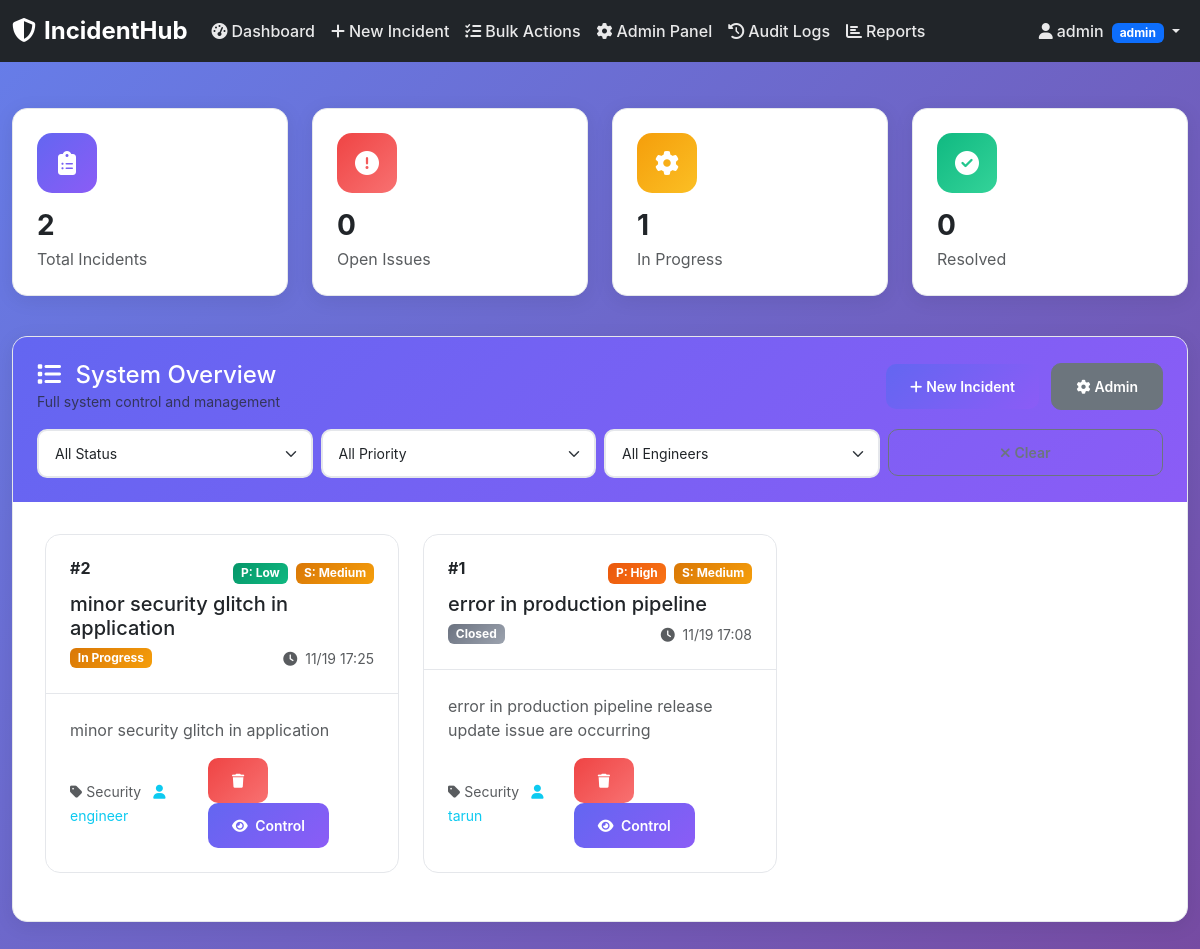
The page /dashboard (signed in) on the database its author committed.
### app.py (models this page shows, shortened)
class Incident(db.Model):
    id = db.Column(db.Integer, primary_key=True)
    title = db.Column(db.String(200), nullable=False)
    description = db.Column(db.Text, nullable=False)
    priority = db.Column(db.String(20), nullable=False)  # low, medium, high, critical
    severity = db.Column(db.String(20), nullable=False)  # low, medium, high, critical
    status = db.Column(db.String(20), nullable=False, default='open')  # open, in_progress, resolved, closed
    category = db.Column(db.String(50), nullable=False)
    created_by = db.Column(db.Integer, db.ForeignKey('user.id'), nullable=False)
    assigned_to = db.Column(db.Integer, db.ForeignKey('user.id'))
    created_at = db.Column(db.DateTime, default=datetime.utcnow)
    updated_at = db.Column(db.DateTime, default=datetime.utcnow, onupdate=datetime.utcnow)
    resolved_at = db.Column(db.DateTime)
    is_deleted = db.Column(db.Boolean, default=False)
    creator = db.relationship('User', foreign_keys=[created_by], backref='created_incidents')
    assignee = db.relationship('User', foreign_keys=[assigned_to], backref='assigned_incidents')

class User(db.Model):
    id = db.Column(db.Integer, primary_key=True)
    username = db.Column(db.String(80), unique=True, nullable=False)
    email = db.Column(db.String(120), unique=True, nullable=False)
    role = db.Column(db.String(20), nullable=False, default='reporter')  # admin, manager, engineer, reporter
    specialization = db.Column(db.String(50))  # devops, network, security, database, frontend, backend
    password_hash = db.Column(db.String(255), nullable=False)
    created_at = db.Column(db.DateTime, default=datetime.utcnow)
    is_active = db.Column(db.Boolean, default=True)
    permissions = db.Column(db.Text)  # JSON string of permissions

### app.py (the view)
@app.route('/dashboard', methods=['GET'])
@login_required
def dashboard():
    user = User.query.get(session['user_id'])
    if user.role == 'reporter':
        incidents = Incident.query.filter_by(created_by=user.id, is_deleted=False).order_by(Incident.created_at.desc()).all()
    elif user.role == 'engineer':
        incidents = Incident.query.filter(
            (Incident.assigned_to == user.id) | (Incident.created_by == user.id),
            Incident.is_deleted == False
        ).order_by(Incident.created_at.desc()).all()
    else:  # admin, manager
        incidents = Incident.query.filter_by(is_deleted=False).order_by(Incident.created_at.desc()).all()
    status_filter = request.args.get('status')
    priority_filter = request.args.get('priority')
    assignee_filter = request.args.get('assignee')
    if status_filter:
        incidents = [i for i in incidents if i.status == status_filter]
    if priority_filter:
        incidents = [i for i in incidents if i.priority == priority_filter]
    if assignee_filter:
        incidents = [i for i in incidents if str(i.assigned_to) == assignee_filter]
    stats = {
        'total': len(incidents),
        'open': len([i for i in incidents if i.status == 'open']),
        'in_progress': len([i for i in incidents if i.status == 'in_progress']),
        'resolved': len([i for i in incidents if i.status == 'resolved'])
    }
    users = User.query.filter_by(is_active=True).all()
    return render_template('dashboard.html', incidents=incidents, stats=stats, users=users)

### app.py (called while the page is built)
def login_required(f):
    @wraps(f)
    def decorated_function(*args, **kwargs):
        if 'user_id' not in session:
            logger.warning(f"Unauthorized access attempt to {request.endpoint}")
            return redirect(url_for('login'))
        return f(*args, **kwargs)
    return decorated_function

### templates/dashboard.html (shortened to what this page needs)
{% extends "base.html" %}
{% block content %}
<div class="container-fluid">
    <div class="row mb-4">
        <div class="col-lg-3 col-md-6 mb-3">
            <div class="stats-card fade-in-up">
                <div class="stats-icon total">
                    <i class="fas fa-clipboard-list"></i>
                </div>
                <h3 class="fw-bold mb-1">{{ stats.total }}</h3>
                <p class="text-muted mb-0">Total Incidents</p>
            </div>
        </div>
        <div class="col-lg-3 col-md-6 mb-3">
            <div class="stats-card fade-in-up" style="animation-delay: 0.1s">
                <div class="stats-icon open">
                    <i class="fas fa-exclamation-circle"></i>
                </div>
                <h3 class="fw-bold mb-1">{{ stats.open }}</h3>
                <p class="text-muted mb-0">Open Issues</p>
            </div>
        </div>
        <div class="col-lg-3 col-md-6 mb-3">
            <div class="stats-card fade-in-up" style="animation-delay: 0.2s">
                <div class="stats-icon progress">
                    <i class="fas fa-cog fa-spin"></i>
                </div>
                <h3 class="fw-bold mb-1">{{ stats.in_progress }}</h3>
                <p class="text-muted mb-0">In Progress</p>
            </div>
        </div>
        <div class="col-lg-3 col-md-6 mb-3">
            <div class="stats-card fade-in-up" style="animation-delay: 0.3s">
                <div class="stats-icon resolved">
                    <i class="fas fa-check-circle"></i>
                </div>
                <h3 class="fw-bold mb-1">{{ stats.resolved }}</h3>
                <p class="text-muted mb-0">Resolved</p>
            </div>
        </div>
    </div>
    <div class="row">
        <div class="col-12">
            <div class="content-card fade-in-up" style="animation-delay: 0.4s">
                <div class="content-header">
                    <div class="d-flex justify-content-between align-items-center mb-3">
                        <div>
                            <h4 class="mb-0">
                                <i class="fas fa-list me-2"></i>
                                {% if session.role == 'admin' %}System Overview
                                {% elif session.role == 'manager' %}Team Dashboard
                                {% elif session.role == 'engineer' %}My Assignments
                                {% else %}My Incidents{% endif %}
                            </h4>
                            <small class="text-muted">
                                {% if session.role == 'admin' %}Full system control and management
                                {% elif session.role == 'manager' %}Triage and team leadership
                                {% elif session.role == 'engineer' %}Assigned incidents to resolve
                                {% else %}Track your reported issues{% endif %}
                            </small>
                        </div>
                        <div>
                            {% if session.role in ['admin', 'manager', 'reporter'] %}
                            <a href="{{ url_for('new_incident') }}" class="btn btn-primary btn-sm me-2">
                                <i class="fas fa-plus me-1"></i>New Incident
                            </a>
                            {% endif %}
                            {% if session.role == 'admin' %}
                            <a href="{{ url_for('admin_panel') }}" class="btn btn-secondary btn-sm">
                                <i class="fas fa-cog me-1"></i>Admin
                            </a>
                            {% endif %}
                        </div>
                    </div>
                    {% if session.role in ['admin', 'manager'] %}
                    <div class="row g-2">
                        <div class="col-md-3">
                            <select class="form-select form-select-sm" id="statusFilter" onchange="applyFilters()">
                                <option value="">All Status</option>
                            </select>
                        </div>
                        <div class="col-md-3">
                            <select class="form-select form-select-sm" id="priorityFilter" onchange="applyFilters()">
                                <option value="">All Priority</option>
                            </select>
                        </div>
                        <div class="col-md-3">
                            <select class="form-select form-select-sm" id="assigneeFilter" onchange="applyFilters()">
                                <option value="">All Engineers</option>
                            </select>
                        </div>
                        <div class="col-md-3">
                            <button class="btn btn-outline-secondary btn-sm w-100" onclick="clearFilters()">
                                <i class="fas fa-times me-1"></i>Clear
                            </button>
                        </div>
                    </div>
                    {% endif %}
                </div>
                <div class="content-body">
                    {% if incidents %}
                        <div class="row">
                            {% for incident in incidents %}
                            <div class="col-lg-6 col-xl-4 mb-3">
                                <div class="incident-card">
                                    <div class="incident-header">
                                        <div class="d-flex justify-content-between align-items-start mb-2">
                                            <h6 class="fw-bold mb-0">#{{ incident.id }}</h6>
                                            <div>
                                                <span class="badge severity-{{ incident.priority }} me-1">
                                                    P: {{ incident.priority.title() }}
                                                </span>
                                                <span class="badge severity-{{ incident.severity }}">
                                                    S: {{ incident.severity.title() }}
                                                </span>
                                            </div>
                                        </div>
                                        <h5 class="mb-2">{{ incident.title }}</h5>
                                        <div class="d-flex justify-content-between align-items-center">
                                            <span class="badge status-{{ incident.status }}">
                                                {{ incident.status.replace('_', ' ').title() }}
                                            </span>
                                            <small class="text-muted">
                                                <i class="fas fa-clock me-1"></i>
                                                {{ incident.created_at.strftime('%m/%d %H:%M') }}
                                            </small>
                                        </div>
                                    </div>
                                    <div class="incident-body">
                                        <p class="text-muted mb-3">
                                            {{ incident.description[:100] }}{% if incident.description|length > 100 %}...{% endif %}
                                        </p>
                                        <div class="d-flex justify-content-between align-items-center">
                                            <div>
                                                <small class="text-muted">
                                                    <i class="fas fa-tag me-1"></i>{{ incident.category.title() }}
                                                </small>
                                                {% if incident.assigned_to %}
                                                <small class="text-info ms-2">
                                                    <i class="fas fa-user me-1"></i>{{ incident.assignee.username }}
                                                </small>
                                                {% endif %}
                                            </div>
                                            <div>
                                                {% if session.role == 'admin' %}
                                                <button class="btn btn-danger btn-sm me-1" onclick="deleteIncident({{ incident.id }})">
                                                    <i class="fas fa-trash"></i>
                                                </button>
                                                {% endif %}
                                                <a href="{{ url_for('view_incident', id=incident.id) }}" class="btn btn-primary btn-sm">
                                                    <i class="fas fa-eye me-1"></i>
                                                    {% if session.role == 'engineer' %}Work
                                                    {% elif session.role == 'manager' %}Manage
                                                    {% elif session.role == 'admin' %}Control
                                                    {% else %}View{% endif %}
                                                </a>
                                            </div>
                                        </div>
                                    </div>
                                </div>
                            </div>
                            {% endfor %}
                        </div>
                    {% endif %}
                </div>
            </div>
        </div>
    </div>
</div>
{% endblock %}

### static/css/style.css (style rules this page uses)
:root { --primary-color: #6366f1; --secondary-color: #8b5cf6; --success-color: #10b981; --warning-color: #f59e0b; --danger-color: #ef4444; --dark-color: #1f2937; --light-color: #f8fafc; --border-color: #e5e7eb; }
body { font-family: 'Inter', -apple-system, BlinkMacSystemFont, sans-serif; background: linear-gradient(135deg, #667eea 0%, #764ba2 100%); min-height: 100vh; }
.stats-card { background: white; border-radius: 15px; padding: 1.5rem; box-shadow: 0 4px 20px rgba(0, 0, 0, 0.08); border: 1px solid var(--border-color); transition: transform 0.3s ease, box-shadow 0.3s ease; }
.stats-icon { width: 60px; height: 60px; border-radius: 15px; display: flex; align-items: center; justify-content: center; font-size: 1.5rem; color: white; margin-bottom: 1rem; }
.stats-icon.total { background: linear-gradient(135deg, var(--primary-color), var(--secondary-color)); }
.stats-icon.open { background: linear-gradient(135deg, var(--danger-color), #f87171); }
.stats-icon.progress { background: linear-gradient(135deg, var(--warning-color), #fbbf24); }
.stats-icon.resolved { background: linear-gradient(135deg, var(--success-color), #34d399); }
.incident-card { background: white; border-radius: 15px; border: 1px solid var(--border-color); transition: all 0.3s ease; overflow: hidden; }
.incident-header { padding: 1.5rem; border-bottom: 1px solid var(--border-color); }
.incident-body { padding: 1.5rem; }
.severity-high { background: linear-gradient(135deg, #ea580c, #f97316); }
.severity-medium { background: linear-gradient(135deg, #d97706, #f59e0b); }
.severity-low { background: linear-gradient(135deg, #059669, #10b981); }
.status-in_progress { background: linear-gradient(135deg, #d97706, #f59e0b); }
.status-closed { background: linear-gradient(135deg, #6b7280, #9ca3af); }
.form-control, .form-select { border-radius: 10px; border: 2px solid var(--border-color); padding: 0.75rem 1rem; transition: all 0.3s ease; }
.btn { border-radius: 10px; padding: 0.75rem 1.5rem; font-weight: 600; transition: all 0.3s ease; }
.btn-primary { background: linear-gradient(135deg, var(--primary-color), var(--secondary-color)); border: none; }
.btn-danger { background: linear-gradient(135deg, var(--danger-color), #f87171); border: none; }
.content-card { background: white; border-radius: 15px; box-shadow: 0 4px 20px rgba(0, 0, 0, 0.08); border: 1px solid var(--border-color); overflow: hidden; }
.content-header { background: linear-gradient(135deg, var(--primary-color), var(--secondary-color)); color: white; padding: 1.5rem; }
.content-body { padding: 2rem; }
.fade-in-up { animation: fadeInUp 0.6s ease-out; }

### rows shown on the page
Incident: id "2", priority "Low", severity "Medium", title "minor security glitch in application", status.replace "In Progress", created_at "11/19 17:25", description "minor security glitch in application", category "Security", assignee.username "engineer"
Incident: id "1", priority "High", severity "Medium", title "error in production pipeline", status.replace "Closed", created_at "11/19 17:08", description "error in production pipeline release update issue are occurring", category "Security", assignee.username "tarun"

### other values the page prints
{{ session.username }} "admin"
{{ session.role }} "admin"
{{ stats.total }} "2"
{{ stats.open }} "0"
{{ stats.in_progress }} "1"
{{ stats.resolved }} "0"
